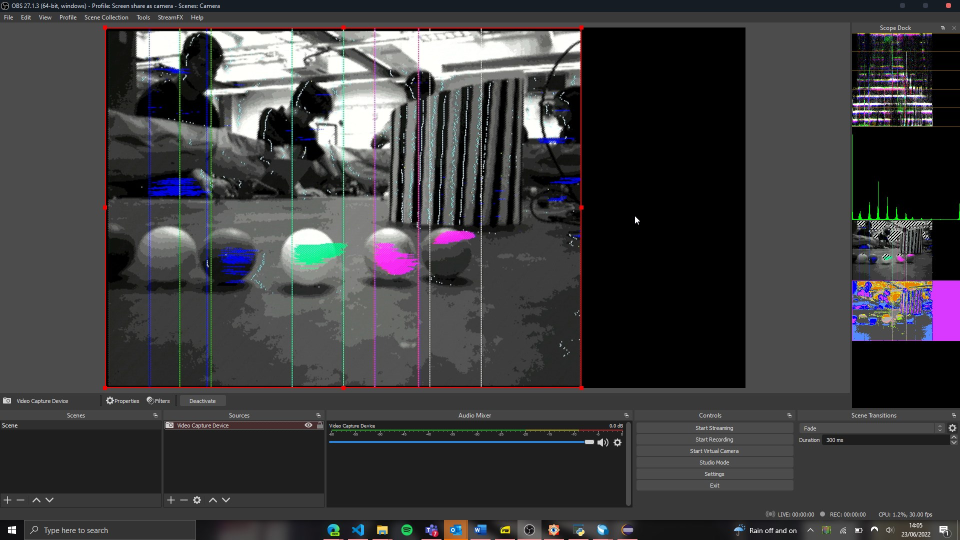
#> input picture Vision/PythonHelpers/Images/2022-06-23_14-05-52_obs64.jpg, 1920 x 1080 px, found by its file name (shown at 1/2 size); its folder holds 4 pictures in this run
$ python BoundFinder.py
#> lines starting #> are read from the running program, lines starting #| are printed output that depends on the picture; after the words box and inside, x2 and y2 are one past the last pixel; in counts of white or black regions, pixels touching at a corner belong together
import cv2
import numpy as np

def nothing(x):
    pass

# Load image
path = "C:/Users/Shaheen/Documents/Year2/Wall-EE/Wall-EE/Vision/PythonHelpers/Images/"
while True:
    try:
        imageName = input("Enter image name: ")
#> the answer given: Images/2022-06-23_14-05-52_obs64.jpg
        image = cv2.imread(path+imageName)
#> image is the input picture: shape (1080, 1920, 3); mean B, G, R 62.3, 60.5, 61.4

        # Create a window
        cv2.namedWindow('sliders')
        cv2.namedWindow('image')

        # Create trackbars for color change
        # Hue is from 0-179 for Opencv
        cv2.createTrackbar('HMin', 'sliders', 0, 359, nothing)
#> slider 'HMin' is set to 71
        cv2.createTrackbar('SMin', 'sliders', 0, 255, nothing)
#> slider 'SMin' is set to 51
        cv2.createTrackbar('VMin', 'sliders', 0, 255, nothing)
#> slider 'VMin' is set to 51
        cv2.createTrackbar('HMax', 'sliders', 0, 359, nothing)
#> slider 'HMax' is set to 359
        cv2.createTrackbar('SMax', 'sliders', 0, 255, nothing)
#> slider 'SMax' is set to 255
        cv2.createTrackbar('VMax', 'sliders', 0, 255, nothing)
#> slider 'VMax' is set to 255

        # Set default value for Max HSV trackbars
        cv2.setTrackbarPos('HMax', 'sliders', 359)
        cv2.setTrackbarPos('SMax', 'sliders', 255)
        cv2.setTrackbarPos('VMax', 'sliders', 255)

        # Initialize HSV min/max values
        hMin = sMin = vMin = hMax = sMax = vMax = 0
        phMin = psMin = pvMin = phMax = psMax = pvMax = 0

        while(1):
            # Get current positions of all trackbars
            hMin = cv2.getTrackbarPos('HMin', 'sliders')
            sMin = cv2.getTrackbarPos('SMin', 'sliders')
            vMin = cv2.getTrackbarPos('VMin', 'sliders')
            hMax = cv2.getTrackbarPos('HMax', 'sliders')
            sMax = cv2.getTrackbarPos('SMax', 'sliders')
            vMax = cv2.getTrackbarPos('VMax', 'sliders')

            # Set minimum and maximum HSV values to display
            lower = np.array([hMin/2, sMin, vMin])
            upper = np.array([hMax/2, sMax, vMax])

            # Convert to HSV format and color threshold
            hsv = cv2.cvtColor(image, cv2.COLOR_BGR2HSV)
#> hsv: shape (1080, 1920, 3); mean H, S, V 26.3, 23.2, 65.3
            mask = cv2.inRange(hsv, lower, upper)
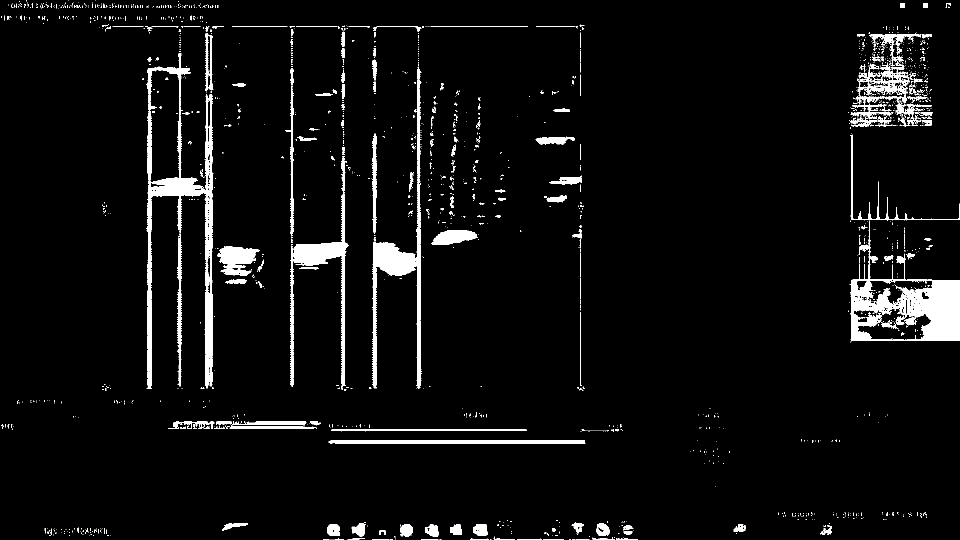
#> mask: shape (1080, 1920) (shown at 1/2 size); 4.7% white; 1908 white regions (1705 under 20 px), largest, box (x1, y1, x2, y2) and area: (1700, 463, 1920, 682) 17143, (293, 106, 426, 777) 16402, (745, 133, 843, 777) 9800
            result = cv2.bitwise_and(image, image, mask=mask)
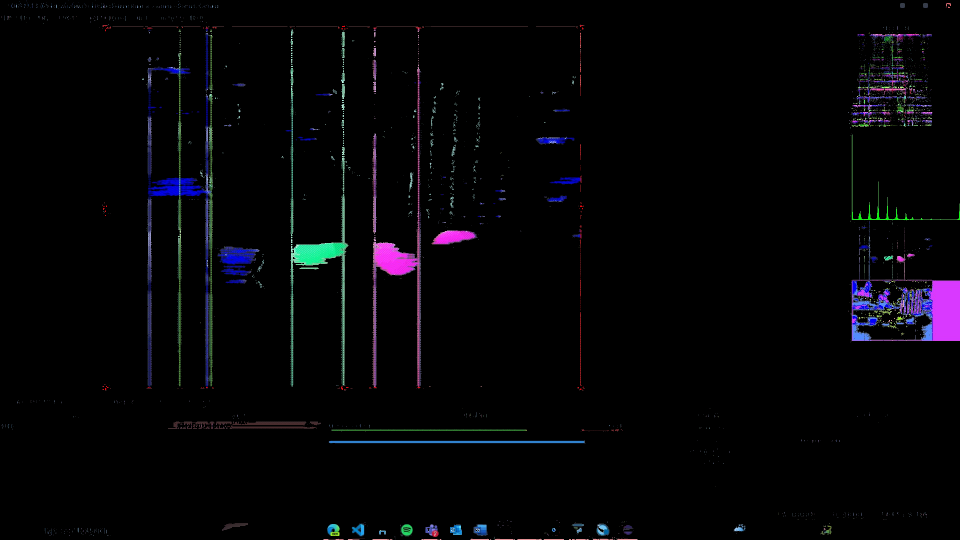
#> result: shape (1080, 1920, 3) (shown at 1/2 size); mean B, G, R 6.3, 4, 4.3

            # Print if there is a change in HSV value
            if((phMin != hMin) | (psMin != sMin) | (pvMin != vMin) | (phMax != hMax) | (psMax != sMax) | (pvMax != vMax) ):
                print("(hMin = %d , sMin = %d, vMin = %d), (hMax = %d , sMax = %d, vMax = %d)" % (hMin , sMin , vMin, hMax, sMax , vMax))
                phMin = hMin
                psMin = sMin
                pvMin = vMin
                phMax = hMax
                psMax = sMax
                pvMax = vMax

            # Display result image
            cv2.imshow('image', result)
            if cv2.waitKey(10) & 0xFF == ord('q'):
#> (key q is pressed here)
#> the answer given: Images/2022-06-23_14-05-57_obs64.jpg
#> slider 'HMin' is set to 71
#> slider 'SMin' is set to 51
#> slider 'VMin' is set to 51
#> slider 'HMax' is set to 359
#> slider 'SMax' is set to 255
#> slider 'VMax' is set to 255
#> the answer given: Images/2022-06-23_14-06-03_obs64.jpg
#> slider 'HMin' is set to 71
#> slider 'SMin' is set to 51
#> slider 'VMin' is set to 51
#> slider 'HMax' is set to 359
#> slider 'SMax' is set to 255
#> slider 'VMax' is set to 255
                break

        cv2.destroyAllWindows()
    except:
        None

$ run again, on Vision/PythonHelpers/Images/allballs.jpg
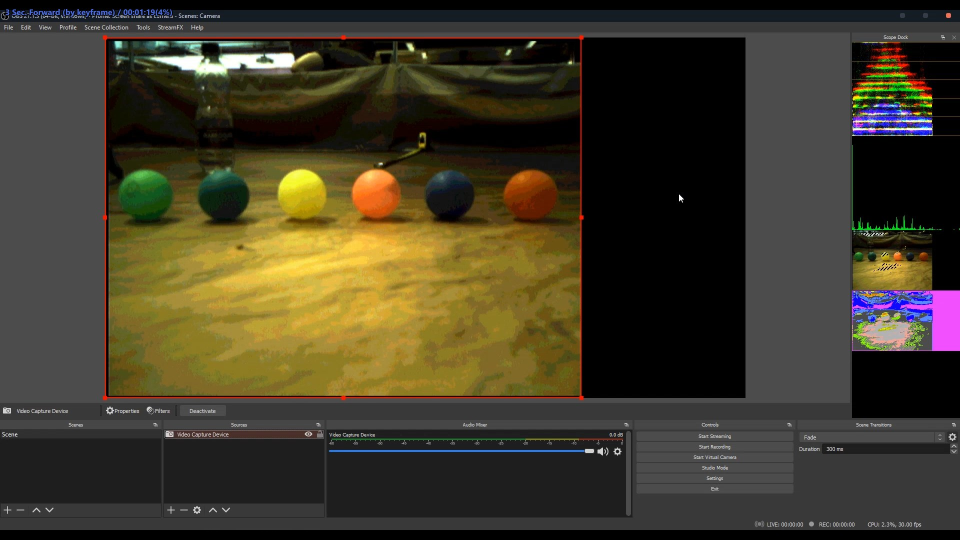
#> input picture Vision/PythonHelpers/Images/allballs.jpg, 1920 x 1080 px, found by its file name (shown at 1/2 size)
#> image is the input picture: shape (1080, 1920, 3); mean B, G, R 40.7, 58.2, 64.4
#> hsv: shape (1080, 1920, 3); mean H, S, V 18.3, 71.4, 67
#> `mask = cv2.inRange(hsv, lower, upper)`:
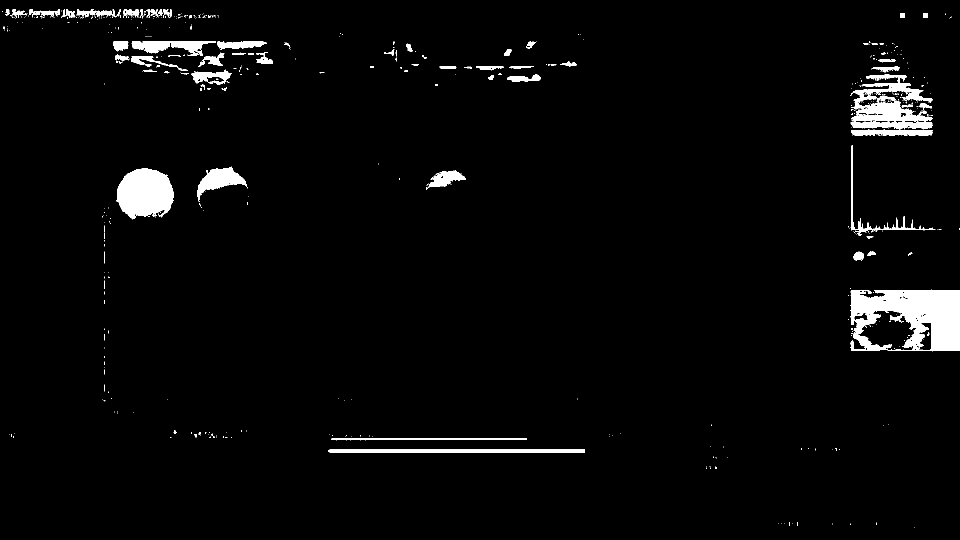
#> mask: shape (1080, 1920) (shown at 1/2 size); 3% white; 595 white regions (516 under 20 px), largest, box (x1, y1, x2, y2) and area: (1701, 579, 1920, 703) 18508, (232, 337, 348, 439) 8795, (1701, 149, 1865, 259) 8594
#> `result = cv2.bitwise_and(image, image, mask=mask)`:
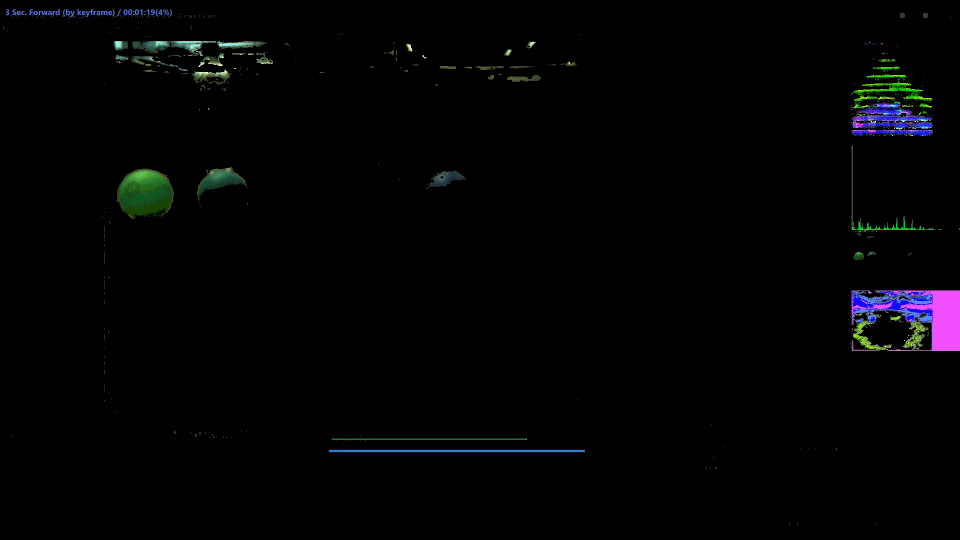
#> result: shape (1080, 1920, 3) (shown at 1/2 size); mean B, G, R 3.6, 2.8, 2.6

$ run again, on Vision/PythonHelpers/Images/arm.jpg
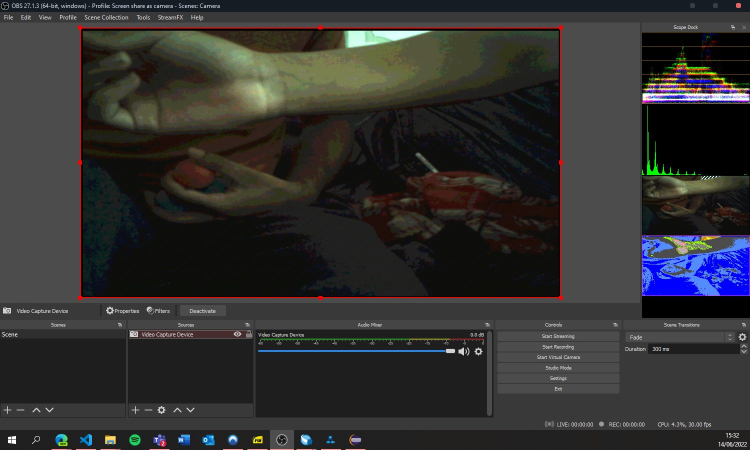
#> input picture Vision/PythonHelpers/Images/arm.jpg, 1500 x 900 px, found by its file name (shown at 1/2 size)
#> image is the input picture: shape (900, 1500, 3); mean B, G, R 48, 48.6, 49.5
#> hsv: shape (900, 1500, 3); mean H, S, V 31.6, 48.4, 55.4
#> `mask = cv2.inRange(hsv, lower, upper)`:
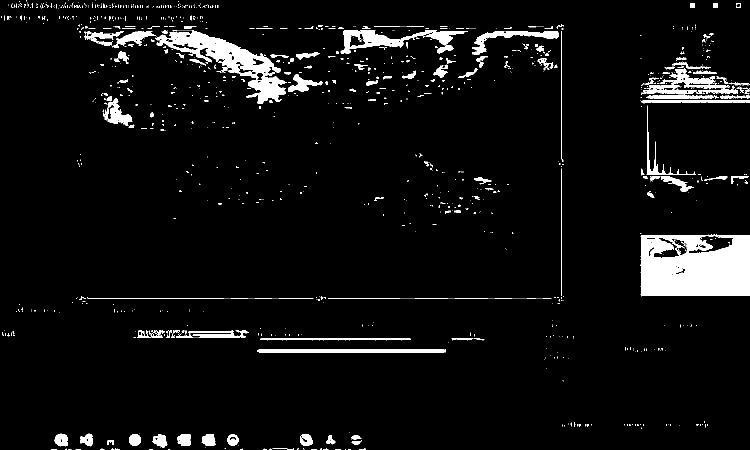
#> mask: shape (900, 1500) (shown at 1/2 size); 5.5% white; 1276 white regions (1101 under 20 px), largest, box (x1, y1, x2, y2) and area: (1280, 469, 1500, 593) 23055, (310, 61, 574, 208) 10802, (681, 61, 936, 108) 4044
#> `result = cv2.bitwise_and(image, image, mask=mask)`:
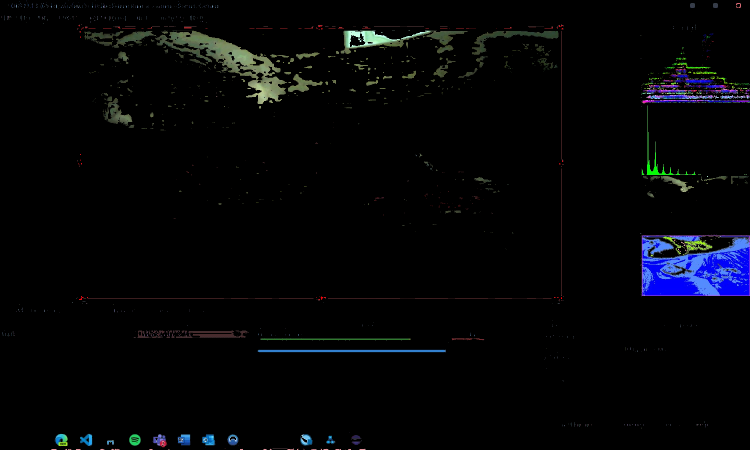
#> result: shape (900, 1500, 3) (shown at 1/2 size); mean B, G, R 7.3, 5.1, 4.2
